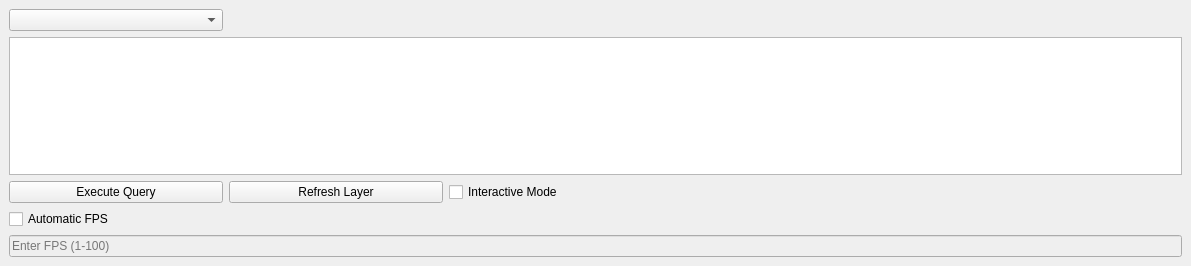
<?xml version="1.0" encoding="UTF-8"?>
<ui version="4.0">
 <class>MoveDockWidgetBase</class>
 <widget class="QDockWidget" name="MoveDockWidgetBase">
  <property name="geometry">
   <rect>
    <x>0</x>
    <y>0</y>
    <width>1191</width>
    <height>266</height>
   </rect>
  </property>
  <property name="windowTitle">
   <string>Move</string>
  </property>
  <widget class="QWidget" name="dockWidgetContents">
   <layout class="QGridLayout" name="gridLayout">
    <item row="0" column="0">
     <widget class="QComboBox" name="combo_database">
      <property name="sizePolicy">
       <sizepolicy hsizetype="Fixed" vsizetype="Fixed">
        <horstretch>0</horstretch>
        <verstretch>0</verstretch>
       </sizepolicy>
      </property>
      <property name="minimumSize">
       <size>
        <width>214</width>
        <height>0</height>
       </size>
      </property>
     </widget>
    </item>
    <item row="1" column="0">
     <widget class="QPlainTextEdit" name="input_text">
      <property name="enabled">
       <bool>true</bool>
      </property>
      <property name="tabChangesFocus">
       <bool>true</bool>
      </property>
      <property name="readOnly">
       <bool>false</bool>
      </property>
     </widget>
    </item>
    <item row="2" column="0">
     <layout class="QHBoxLayout" name="horizontalLayout">
      <property name="spacing">
       <number>6</number>
      </property>
      <item>
       <widget class="QPushButton" name="button_execute">
        <property name="enabled">
         <bool>true</bool>
        </property>
        <property name="sizePolicy">
         <sizepolicy hsizetype="Fixed" vsizetype="Fixed">
          <horstretch>0</horstretch>
          <verstretch>0</verstretch>
         </sizepolicy>
        </property>
        <property name="minimumSize">
         <size>
          <width>214</width>
          <height>0</height>
         </size>
        </property>
        <property name="text">
         <string>Execute Query</string>
        </property>
        <property name="autoDefault">
         <bool>true</bool>
        </property>
       </widget>
      </item>
      <item>
       <widget class="QPushButton" name="button_refresh">
        <property name="sizePolicy">
         <sizepolicy hsizetype="Fixed" vsizetype="Fixed">
          <horstretch>0</horstretch>
          <verstretch>0</verstretch>
         </sizepolicy>
        </property>
        <property name="minimumSize">
         <size>
          <width>214</width>
          <height>0</height>
         </size>
        </property>
        <property name="text">
         <string>Refresh Layer</string>
        </property>
        <property name="autoDefault">
         <bool>true</bool>
        </property>
       </widget>
      </item>
      <item>
       <widget class="QCheckBox" name="checkbox_interactive_mode">
        <property name="text">
         <string>Interactive Mode</string>
        </property>
       </widget>
      </item>
      <item>
       <spacer name="horizontalSpacer">
        <property name="orientation">
         <enum>Qt::Horizontal</enum>
        </property>
        <property name="sizeHint" stdset="0">
         <size>
          <width>40</width>
          <height>20</height>
         </size>
        </property>
       </spacer>
      </item>
     </layout>
    </item>
    <item row="3" column="0">
     <widget class="QCheckBox" name="checkbox_automatic_fps">
      <property name="text">
       <string>Automatic FPS</string>
      </property>
     </widget>
    </item>
    <item row="4" column="0">
     <widget class="QLineEdit" name="fps_input">
      <property name="enabled">
       <bool>false</bool> <!-- Initially disabled, will be enabled when checkbox is unchecked -->
      </property>
      <property name="placeholderText">
       <string>Enter FPS (1-100)</string>
      </property>
      <property name="inputMask">
       <string>000</string> <!-- Restrict input to numeric values (0-999) -->
      </property>
      <property name="minimumSize">
       <size>
        <width>100</width>
        <height>0</height>
       </size>
      </property>
     </widget>
    </item>
   </layout>
  </widget>
 </widget>
 <resources/>
 <connections/>
</ui>
